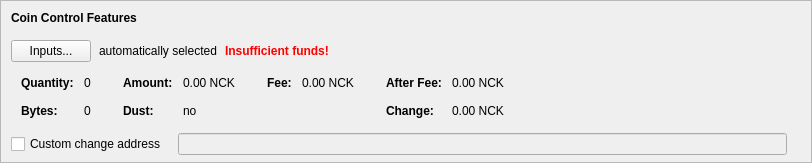
    <widget class="QFrame" name="frameCoinControl">
     <property name="sizePolicy">
      <sizepolicy hsizetype="Expanding" vsizetype="Expanding">
       <horstretch>0</horstretch>
       <verstretch>0</verstretch>
      </sizepolicy>
     </property>
     <property name="maximumSize">
      <size>
       <width>16777215</width>
       <height>16777215</height>
      </size>
     </property>
     <property name="frameShape">
      <enum>QFrame::StyledPanel</enum>
     </property>
     <property name="frameShadow">
      <enum>QFrame::Sunken</enum>
     </property>
     <layout class="QVBoxLayout" name="verticalLayoutCoinControl2">
      <property name="spacing">
       <number>0</number>
      </property>
      <property name="leftMargin">
       <number>0</number>
      </property>
      <property name="topMargin">
       <number>0</number>
      </property>
      <property name="rightMargin">
       <number>0</number>
      </property>
      <property name="bottomMargin">
       <number>6</number>
      </property>
      <item>
       <layout class="QVBoxLayout" name="verticalLayoutCoinControl" stretch="0,0,0,0,1">
        <property name="spacing">
         <number>0</number>
        </property>
        <property name="leftMargin">
         <number>10</number>
        </property>
        <property name="topMargin">
         <number>10</number>
        </property>
        <item>
         <layout class="QHBoxLayout" name="horizontalLayoutCoinControl1">
          <property name="bottomMargin">
           <number>15</number>
          </property>
          <item>
           <widget class="QLabel" name="labelCoinControlFeatures">
            <property name="sizePolicy">
             <sizepolicy hsizetype="Preferred" vsizetype="Maximum">
              <horstretch>0</horstretch>
              <verstretch>0</verstretch>
             </sizepolicy>
            </property>
            <property name="font">
             <font>
              <weight>75</weight>
              <bold>true</bold>
             </font>
            </property>
            <property name="styleSheet">
             <string notr="true">font-weight:bold;</string>
            </property>
            <property name="text">
             <string>Coin Control Features</string>
            </property>
           </widget>
          </item>
         </layout>
        </item>
        <item>
         <layout class="QHBoxLayout" name="horizontalLayoutCoinControl2" stretch="0,0,0,0">
          <property name="spacing">
           <number>8</number>
          </property>
          <property name="bottomMargin">
           <number>10</number>
          </property>
          <item>
           <widget class="QPushButton" name="pushButtonCoinControl">
            <property name="styleSheet">
             <string notr="true"/>
            </property>
            <property name="text">
             <string>Inputs...</string>
            </property>
            <property name="autoDefault">
             <bool>false</bool>
            </property>
           </widget>
          </item>
          <item>
           <widget class="QLabel" name="labelCoinControlAutomaticallySelected">
            <property name="text">
             <string>automatically selected</string>
            </property>
            <property name="margin">
             <number>5</number>
            </property>
           </widget>
          </item>
          <item>
           <widget class="QLabel" name="labelCoinControlInsuffFunds">
            <property name="font">
             <font>
              <weight>75</weight>
              <bold>true</bold>
             </font>
            </property>
            <property name="styleSheet">
             <string notr="true">color:red;font-weight:bold;</string>
            </property>
            <property name="text">
             <string>Insufficient funds!</string>
            </property>
            <property name="margin">
             <number>5</number>
            </property>
           </widget>
          </item>
          <item>
           <spacer name="horizontalSpacerCoinControl">
            <property name="orientation">
             <enum>Qt::Horizontal</enum>
            </property>
            <property name="sizeHint" stdset="0">
             <size>
              <width>40</width>
              <height>1</height>
             </size>
            </property>
           </spacer>
          </item>
         </layout>
        </item>
        <item>
         <widget class="QWidget" name="widgetCoinControl" native="true">
          <property name="sizePolicy">
           <sizepolicy hsizetype="Preferred" vsizetype="Preferred">
            <horstretch>0</horstretch>
            <verstretch>0</verstretch>
           </sizepolicy>
          </property>
          <property name="minimumSize">
           <size>
            <width>0</width>
            <height>0</height>
           </size>
          </property>
          <property name="styleSheet">
           <string notr="true"/>
          </property>
          <layout class="QHBoxLayout" name="horizontalLayoutCoinControl5">
           <property name="leftMargin">
            <number>0</number>
           </property>
           <property name="topMargin">
            <number>0</number>
           </property>
           <property name="rightMargin">
            <number>0</number>
           </property>
           <property name="bottomMargin">
            <number>0</number>
           </property>
           <item>
            <layout class="QHBoxLayout" name="horizontalLayoutCoinControl3" stretch="0,0,0,1">
             <property name="spacing">
              <number>20</number>
             </property>
             <property name="topMargin">
              <number>0</number>
             </property>
             <property name="bottomMargin">
              <number>10</number>
             </property>
             <item>
              <layout class="QFormLayout" name="formLayoutCoinControl1">
               <property name="horizontalSpacing">
                <number>10</number>
               </property>
               <property name="verticalSpacing">
                <number>14</number>
               </property>
               <property name="leftMargin">
                <number>10</number>
               </property>
               <property name="topMargin">
                <number>4</number>
               </property>
               <property name="rightMargin">
                <number>6</number>
               </property>
               <item row="0" column="0">
                <widget class="QLabel" name="labelCoinControlQuantityText">
                 <property name="font">
                  <font>
                   <weight>75</weight>
                   <bold>true</bold>
                  </font>
                 </property>
                 <property name="text">
                  <string>Quantity:</string>
                 </property>
                 <property name="margin">
                  <number>0</number>
                 </property>
                </widget>
               </item>
               <item row="0" column="1">
                <widget class="QLabel" name="labelCoinControlQuantity">
                 <property name="cursor">
                  <cursorShape>IBeamCursor</cursorShape>
                 </property>
                 <property name="contextMenuPolicy">
                  <enum>Qt::ActionsContextMenu</enum>
                 </property>
                 <property name="text">
                  <string notr="true">0</string>
                 </property>
                 <property name="margin">
                  <number>0</number>
                 </property>
                 <property name="textInteractionFlags">
                  <set>Qt::LinksAccessibleByMouse|Qt::TextSelectableByKeyboard|Qt::TextSelectableByMouse</set>
                 </property>
                </widget>
               </item>
               <item row="1" column="0">
                <widget class="QLabel" name="labelCoinControlBytesText">
                 <property name="font">
                  <font>
                   <weight>75</weight>
                   <bold>true</bold>
                  </font>
                 </property>
                 <property name="text">
                  <string>Bytes:</string>
                 </property>
                </widget>
               </item>
               <item row="1" column="1">
                <widget class="QLabel" name="labelCoinControlBytes">
                 <property name="cursor">
                  <cursorShape>IBeamCursor</cursorShape>
                 </property>
                 <property name="contextMenuPolicy">
                  <enum>Qt::ActionsContextMenu</enum>
                 </property>
                 <property name="text">
                  <string notr="true">0</string>
                 </property>
                 <property name="textInteractionFlags">
                  <set>Qt::LinksAccessibleByMouse|Qt::TextSelectableByKeyboard|Qt::TextSelectableByMouse</set>
                 </property>
                </widget>
               </item>
              </layout>
             </item>
             <item>
              <layout class="QFormLayout" name="formLayoutCoinControl2">
               <property name="horizontalSpacing">
                <number>10</number>
               </property>
               <property name="verticalSpacing">
                <number>14</number>
               </property>
               <property name="leftMargin">
                <number>6</number>
               </property>
               <property name="topMargin">
                <number>4</number>
               </property>
               <property name="rightMargin">
                <number>6</number>
               </property>
               <item row="0" column="0">
                <widget class="QLabel" name="labelCoinControlAmountText">
                 <property name="font">
                  <font>
                   <weight>75</weight>
                   <bold>true</bold>
                  </font>
                 </property>
                 <property name="text">
                  <string>Amount:</string>
                 </property>
                 <property name="margin">
                  <number>0</number>
                 </property>
                </widget>
               </item>
               <item row="0" column="1">
                <widget class="QLabel" name="labelCoinControlAmount">
                 <property name="cursor">
                  <cursorShape>IBeamCursor</cursorShape>
                 </property>
                 <property name="contextMenuPolicy">
                  <enum>Qt::ActionsContextMenu</enum>
                 </property>
                 <property name="text">
                  <string notr="true">0.00 NCK</string>
                 </property>
                 <property name="textInteractionFlags">
                  <set>Qt::LinksAccessibleByMouse|Qt::TextSelectableByKeyboard|Qt::TextSelectableByMouse</set>
                 </property>
                </widget>
               </item>
               <item row="1" column="0">
                <widget class="QLabel" name="labelCoinControlLowOutputText">
                 <property name="font">
                  <font>
                   <weight>75</weight>
                   <bold>true</bold>
                  </font>
                 </property>
                 <property name="text">
                  <string>Dust:</string>
                 </property>
                </widget>
               </item>
               <item row="1" column="1">
                <widget class="QLabel" name="labelCoinControlLowOutput">
                 <property name="cursor">
                  <cursorShape>IBeamCursor</cursorShape>
                 </property>
                 <property name="contextMenuPolicy">
                  <enum>Qt::ActionsContextMenu</enum>
                 </property>
                 <property name="text">
                  <string notr="true">no</string>
                 </property>
                 <property name="textInteractionFlags">
                  <set>Qt::LinksAccessibleByMouse|Qt::TextSelectableByKeyboard|Qt::TextSelectableByMouse</set>
                 </property>
                </widget>
               </item>
              </layout>
             </item>
             <item>
              <layout class="QFormLayout" name="formLayoutCoinControl3">
               <property name="horizontalSpacing">
                <number>10</number>
               </property>
               <property name="verticalSpacing">
                <number>14</number>
               </property>
               <property name="leftMargin">
                <number>6</number>
               </property>
               <property name="topMargin">
                <number>4</number>
               </property>
               <property name="rightMargin">
                <number>6</number>
               </property>
               <item row="0" column="0">
                <widget class="QLabel" name="labelCoinControlFeeText">
                 <property name="font">
                  <font>
                   <weight>75</weight>
                   <bold>true</bold>
                  </font>
                 </property>
                 <property name="text">
                  <string>Fee:</string>
                 </property>
                 <property name="margin">
                  <number>0</number>
                 </property>
                </widget>
               </item>
               <item row="0" column="1">
                <widget class="QLabel" name="labelCoinControlFee">
                 <property name="cursor">
                  <cursorShape>IBeamCursor</cursorShape>
                 </property>
                 <property name="contextMenuPolicy">
                  <enum>Qt::ActionsContextMenu</enum>
                 </property>
                 <property name="text">
                  <string notr="true">0.00 NCK</string>
                 </property>
                 <property name="textInteractionFlags">
                  <set>Qt::LinksAccessibleByMouse|Qt::TextSelectableByKeyboard|Qt::TextSelectableByMouse</set>
                 </property>
                </widget>
               </item>
              </layout>
             </item>
             <item>
              <layout class="QFormLayout" name="formLayoutCoinControl4">
               <property name="horizontalSpacing">
                <number>10</number>
               </property>
               <property name="verticalSpacing">
                <number>14</number>
               </property>
               <property name="leftMargin">
                <number>6</number>
               </property>
               <property name="topMargin">
                <number>4</number>
               </property>
               <property name="rightMargin">
                <number>6</number>
               </property>
               <item row="0" column="0">
                <widget class="QLabel" name="labelCoinControlAfterFeeText">
                 <property name="font">
                  <font>
                   <weight>75</weight>
                   <bold>true</bold>
                  </font>
                 </property>
                 <property name="text">
                  <string>After Fee:</string>
                 </property>
                 <property name="margin">
                  <number>0</number>
                 </property>
                </widget>
               </item>
               <item row="0" column="1">
                <widget class="QLabel" name="labelCoinControlAfterFee">
                 <property name="cursor">
                  <cursorShape>IBeamCursor</cursorShape>
                 </property>
                 <property name="contextMenuPolicy">
                  <enum>Qt::ActionsContextMenu</enum>
                 </property>
                 <property name="text">
                  <string notr="true">0.00 NCK</string>
                 </property>
                 <property name="textInteractionFlags">
                  <set>Qt::LinksAccessibleByMouse|Qt::TextSelectableByKeyboard|Qt::TextSelectableByMouse</set>
                 </property>
                </widget>
               </item>
               <item row="1" column="0">
                <widget class="QLabel" name="labelCoinControlChangeText">
                 <property name="font">
                  <font>
                   <weight>75</weight>
                   <bold>true</bold>
                  </font>
                 </property>
                 <property name="text">
                  <string>Change:</string>
                 </property>
                </widget>
               </item>
               <item row="1" column="1">
                <widget class="QLabel" name="labelCoinControlChange">
                 <property name="cursor">
                  <cursorShape>IBeamCursor</cursorShape>
                 </property>
                 <property name="contextMenuPolicy">
                  <enum>Qt::ActionsContextMenu</enum>
                 </property>
                 <property name="text">
                  <string notr="true">0.00 NCK</string>
                 </property>
                 <property name="textInteractionFlags">
                  <set>Qt::LinksAccessibleByMouse|Qt::TextSelectableByKeyboard|Qt::TextSelectableByMouse</set>
                 </property>
                </widget>
               </item>
              </layout>
             </item>
            </layout>
           </item>
          </layout>
         </widget>
        </item>
        <item>
         <layout class="QHBoxLayout" name="horizontalLayoutCoinControl4" stretch="0,0,0">
          <property name="spacing">
           <number>12</number>
          </property>
          <property name="sizeConstraint">
           <enum>QLayout::SetDefaultConstraint</enum>
          </property>
          <property name="topMargin">
           <number>5</number>
          </property>
          <property name="rightMargin">
           <number>5</number>
          </property>
          <item>
           <widget class="QCheckBox" name="checkBoxCoinControlChange">
            <property name="toolTip">
             <string>If this is activated, but the change address is empty or invalid, change will be sent to a newly generated address.</string>
            </property>
            <property name="text">
             <string>Custom change address</string>
            </property>
           </widget>
          </item>
          <item>
           <widget class="QValidatedLineEdit" name="lineEditCoinControlChange">
            <property name="enabled">
             <bool>false</bool>
            </property>
            <property name="sizePolicy">
             <sizepolicy hsizetype="Expanding" vsizetype="Fixed">
              <horstretch>0</horstretch>
              <verstretch>0</verstretch>
             </sizepolicy>
            </property>
           </widget>
          </item>
          <item>
           <widget class="QLabel" name="labelCoinControlChangeLabel">
            <property name="sizePolicy">
             <sizepolicy hsizetype="Preferred" vsizetype="Expanding">
              <horstretch>0</horstretch>
              <verstretch>0</verstretch>
             </sizepolicy>
            </property>
            <property name="minimumSize">
             <size>
              <width>0</width>
              <height>0</height>
             </size>
            </property>
            <property name="text">
             <string/>
            </property>
            <property name="margin">
             <number>3</number>
            </property>
           </widget>
          </item>
         </layout>
        </item>
        <item>
         <spacer name="verticalSpacerCoinControl">
          <property name="orientation">
           <enum>Qt::Vertical</enum>
          </property>
          <property name="sizeHint" stdset="0">
           <size>
            <width>800</width>
            <height>1</height>
           </size>
          </property>
         </spacer>
        </item>
       </layout>
      </item>
     </layout>
    </widget>
